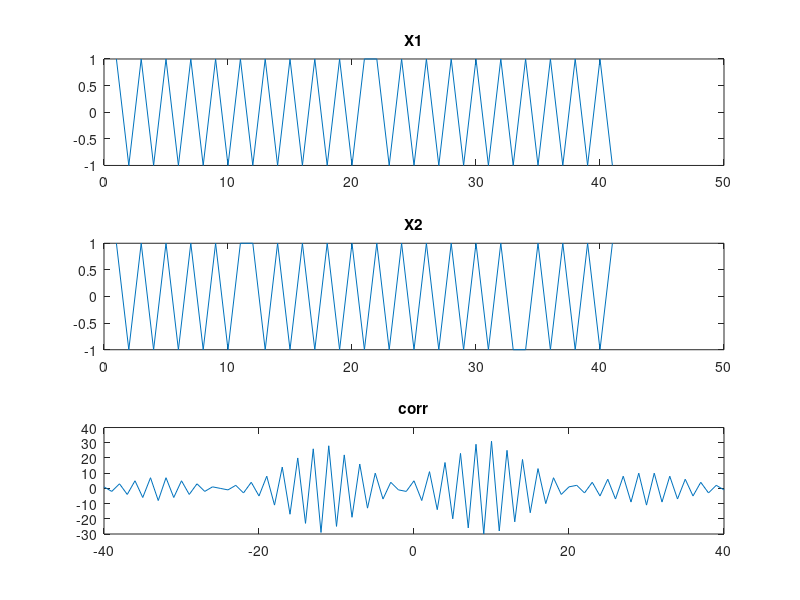

This chart was generated by the following MATLAB code:
clc;
clear all;
t=-20:1:20;
x1=square(3*t);
x2=square(3*(t+10));
[corr,t]=xcorr(x1,x2)
subplot(3,1,1)
plot(x1);
title('X1')
subplot(3,1,2)
plot(x2);
title('X2')
subplot(3,1,3)
plot(t,corr)
title('corr')
mag=max(corr(:))
delay1=find(corr(:)==mag);
if delay1>40
 delay=delay1-41;
end
if delay1<40
 delay=40-delay1;
end
delay
